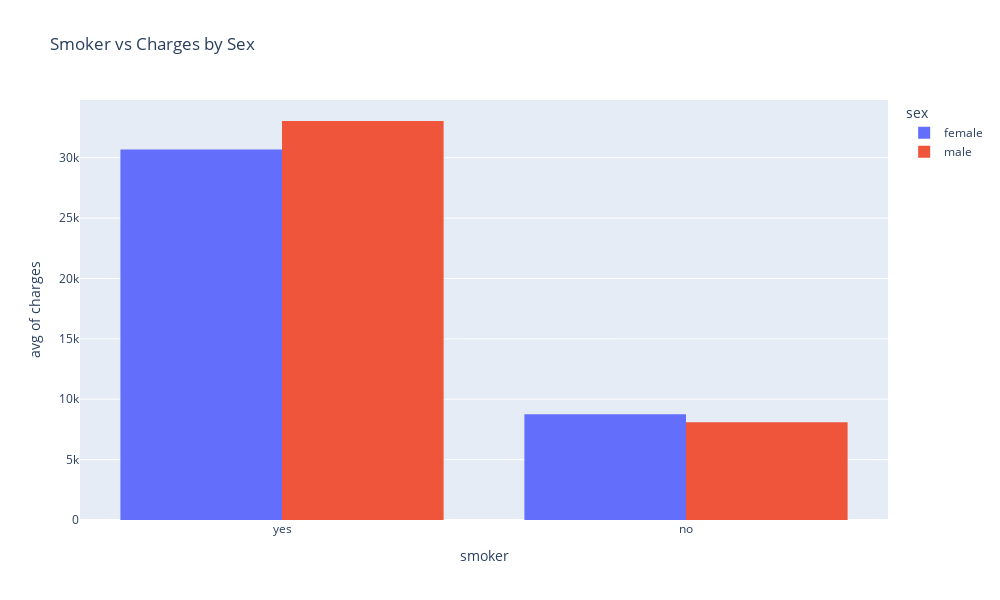

The notebook cell saved with this chart:
### Markdown cell above
I now know that a little less than 50% of the insurance charges are from smokers.

### Code cell
fig = px.histogram(data_frame=df, x="smoker", y="charges", color="sex", 
                   title="Smoker vs Charges by Sex", barmode="group", 
                   histfunc = "avg", width=1000, height=600)

fig.show()

### Figure 1 — Plotly figure (JSON) as saved in the notebook; plotly's stock layout.template omitted (floating-point values rounded to 4 significant figures; data arrays with more than 128 entries replaced by an {"elided": "..."} marker saying what was removed)
{"data": [{"alignmentgroup": "True", "bingroup": "x", "histfunc": "avg", "hovertemplate": "sex=female<br>smoker=%{x}<br>avg of charges=%{y}<extra></extra>", "legendgroup": "female", "marker": {"color": "#636efa", "pattern": {"shape": ""}}, "name": "female", "offsetgroup": "female", "orientation": "v", "showlegend": true, "type": "histogram", "x": {"elided": "662 str values"}, "xaxis": "x", "y": {"elided": "662 float values"}, "yaxis": "y"}, {"alignmentgroup": "True", "bingroup": "x", "histfunc": "avg", "hovertemplate": "sex=male<br>smoker=%{x}<br>avg of charges=%{y}<extra></extra>", "legendgroup": "male", "marker": {"color": "#EF553B", "pattern": {"shape": ""}}, "name": "male", "offsetgroup": "male", "orientation": "v", "showlegend": true, "type": "histogram", "x": {"elided": "676 str values"}, "xaxis": "x", "y": {"elided": "676 float values"}, "yaxis": "y"}], "layout": {"barmode": "group", "height": 600, "legend": {"title": {"text": "sex"}, "tracegroupgap": 0}, "title": {"text": "Smoker vs Charges by Sex"}, "width": 1000, "xaxis": {"anchor": "y", "domain": [0, 1], "title": {"text": "smoker"}}, "yaxis": {"anchor": "x", "domain": [0, 1], "title": {"text": "avg of charges"}}}}
